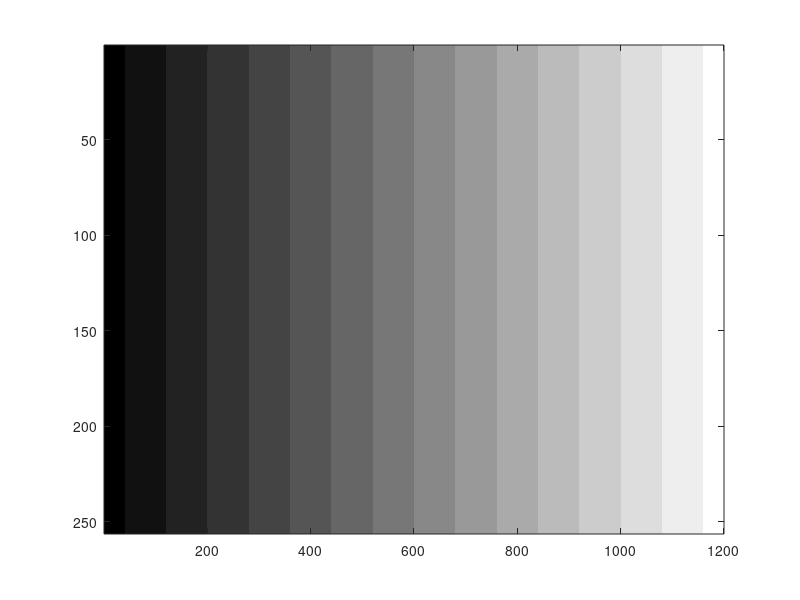

Reproduce this figure in MATLAB. (Note: this script raises an error after producing the figure.)
close all
clear all

A = 0; 
% A = 0.1;
B = 1;
% B = 0.15;
M = 16;
% M = 256;
X = 1200;
Y = 256;
img = zeros(Y, X);
for x = 1:Y
    img(x, :) = linspace(A, B, X);
end

figure;
im = round((M-1)*img);
image(uint8(im));
colormap(gray(M));
truesize;

pix = zeros(Y, X);
for y = 1:Y
    for x = 1:X
        p = (M-1)*img(y, x);
        q = floor((M-1)*img(y, x));
        if rand>p-q
            pix(y, x) = q;
        else
            pix(y, x) = q + 1;
        end
    end
end

figure;
image(uint8(pix));
colormap(gray(M));
truesize;
pixx = pix;

pix = zeros(Y, X);
for y = 1:Y
    for x = 1:X
        p = (M-1)*img(y, x);
        q = floor((M-1)*img(y, x));
        if rand>p-q
            v = q;
        else
            v = q + 1;
        end
        m = round(randn/2);
        while abs(m)>1
            m = round(randn/2);
        end
        if v>0 && v<M-1
            pix(y, x) = v + m;
        else
            pix(y, x) = v;
        end
    end
end

figure;
image(uint8(pix));
colormap(gray(M));
truesize;

figure; hold on;
plot(mean(pix, 1));
plot(mean(pixx, 1));